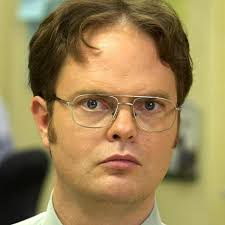
#> input picture dwight.jfif, 225 x 225 px
$ python trial2.py
#> lines starting #> are read from the running program, lines starting #| are printed output that depends on the picture
# [106 lines of commented-out code are left out]


from sklearn.cluster import MiniBatchKMeans
import numpy as np
import cv2

def label_to_alphabet(label):
    monospaced_characters = ['b','d','g','n','o','p','q','u']
    return monospaced_characters[label]
    # return chr(ord('a') + label)

# Function to write labels to a text file
def write_labels_to_file(labels, filename, width):
    with open(filename, 'w') as file:
        for i, label in enumerate(labels):
            file.write(label_to_alphabet(label))
            if (i + 1) % width == 0:
                file.write('\n')
            # else:
            #     file.write(' ')


# Read the image
image = cv2.imread(r"dwight.jfif")
#> image is the input picture: shape (225, 225, 3); mean B, G, R 84.8, 131.1, 154.5

new_width,new_height=150,150
# resized_image = cv2.resize(image, (new_width, new_height))
image = cv2.resize(image, (new_width, new_height))
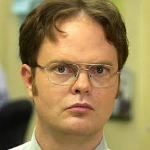
#> image: shape (150, 150, 3); mean B, G, R 84.7, 131, 154.4


(h, w) = image.shape[:2]
#> h = 150; w = 150
print("Height is ",h)
#| Height is  150
print("Width is ",w)
#| Width is  150

# Convert the image to LAB color space
image = cv2.cvtColor(image, cv2.COLOR_BGR2LAB)
#> image: shape (150, 150, 3); mean of channels 0, 1, 2 140.6, 130.8, 156.1

# Reshape the image into a feature vector
image_flat = image.reshape((h * w, 3))

# Number of clusters
cluster_n = int(input("Enter the number of clusters you want to create "))
#> the answer given: 3

# Apply k-means using MiniBatchKMeans
clt = MiniBatchKMeans(n_clusters=cluster_n)
labels = clt.fit_predict(image_flat)

# Write labels to a text file
output_file = "output_labels1.txt"
write_labels_to_file(labels, output_file, w)
#> the loop in write_labels_to_file, `for i, label in enumerate(labels):` made 22500 passes
#> label on passes 1 to 3: 1, 1, 1

# Print message and display the original and resized images
print(f"Labels written to {output_file}")
cv2.imshow("Original Image", image)
cv2.waitKey(0)
